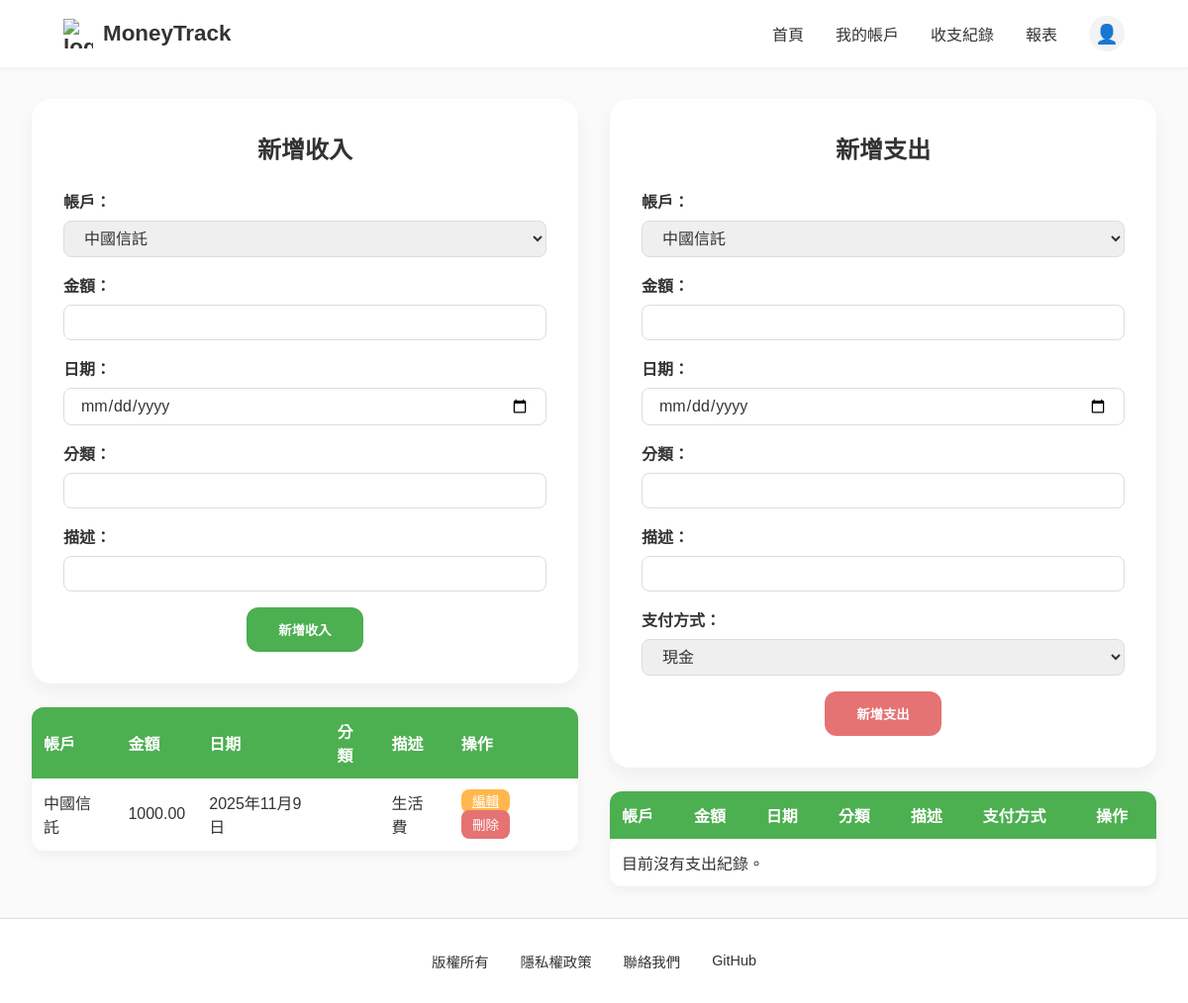
/moneytrack/finance/ (signed in), run on an earlier commit of the app's database.
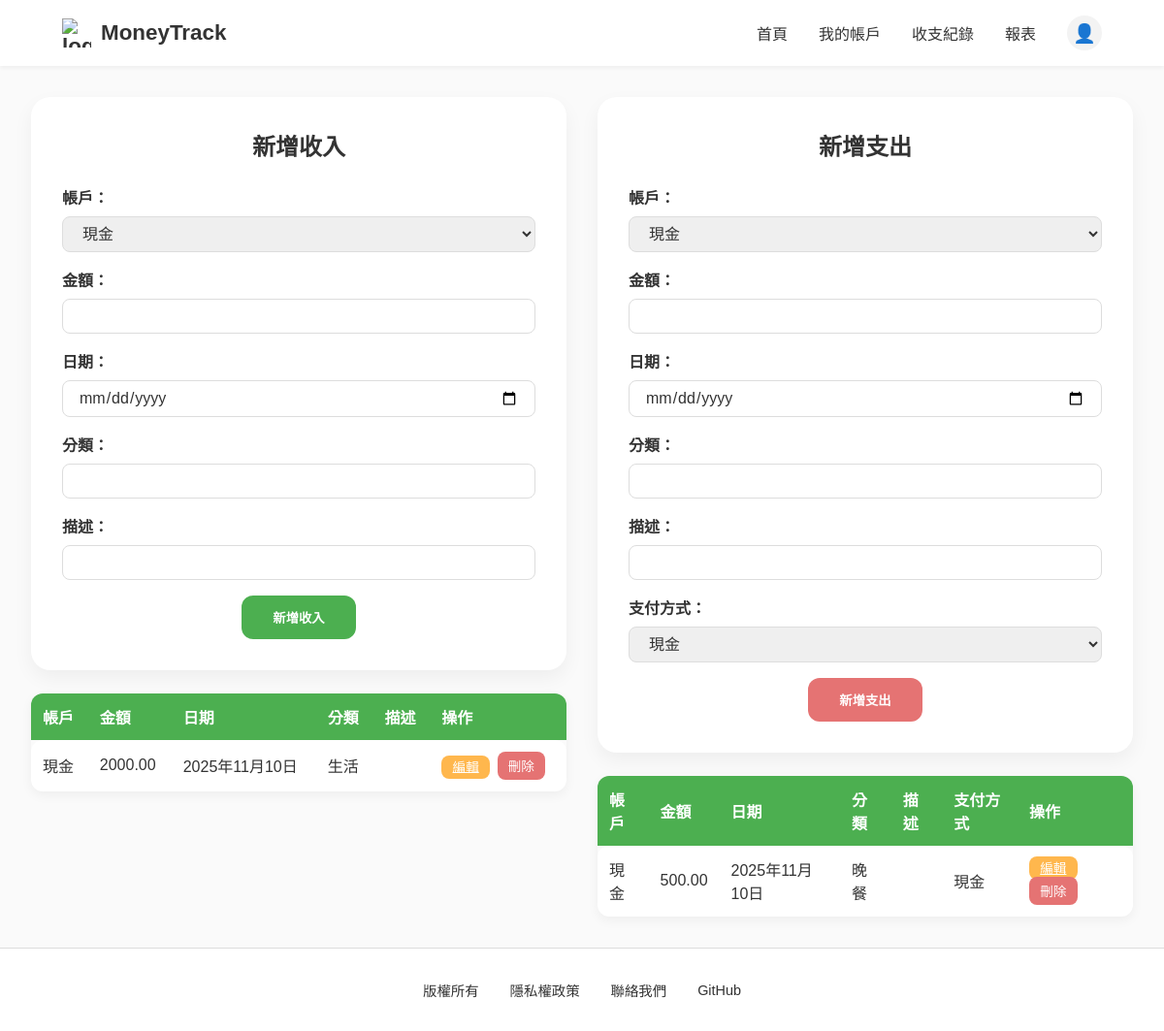
And on a later commit of the database.
### apps/moneytrack/models/income.py (models this page shows, shortened)
class Income(models.Model):
    account = models.ForeignKey(Account, on_delete=models.CASCADE, related_name='incomes', null=True, blank=True)
    amount = models.DecimalField(max_digits=12, decimal_places=2)
    date = models.DateField()
    category = models.CharField(max_length=30, blank=True)  # 可選分類
    description = models.TextField(blank=True)
    class Meta:
        verbose_name = '收入'
        verbose_name_plural = '收入'

### apps/moneytrack/models/account.py (models this page shows, shortened)
class Account(models.Model):
    user = models.ForeignKey(User, on_delete=models.CASCADE, related_name='accounts')
    bank_name = models.CharField(max_length=50)  # 例如：現金、中信銀行
    balance = models.DecimalField(max_digits=12, decimal_places=2, default=0)
    class Meta:
        verbose_name = '帳戶'
        verbose_name_plural = '帳戶'

### apps/moneytrack/models/expense.py (models this page shows, shortened)
class Expense(models.Model):
    account = models.ForeignKey(Account, on_delete=models.CASCADE, related_name='expenses', null=True, blank=True)
    amount = models.DecimalField(max_digits=12, decimal_places=2)
    date = models.DateField()
    category = models.CharField(max_length=30, blank=True)  # 可選分類
    description = models.TextField(blank=True)
    payment_method = models.CharField(
        max_length=20,
        default='現金',
        choices=[
            ('現金', '現金'),
            ('信用卡', '信用卡'),
            ('轉帳', '轉帳'),
        ]
    )
    class Meta:
        verbose_name = '支出'
        verbose_name_plural = '支出'

### apps/moneytrack/views.py (the view)
# urls.py: path('finance/', views.FinanceListView.as_view(), name='finance_list'),
class FinanceListView(LoginRequiredMixin, View):
    def get(self, request):
        accounts = Account.objects.filter(user=request.user)
        incomes = Income.objects.filter(account__in=accounts).order_by('-date')
        expenses = Expense.objects.filter(account__in=accounts).order_by('-date')
        return render(request, 'moneytrack/income_expense_form.html', {
            'accounts': accounts,
            'incomes': incomes,
            'expenses': expenses
        })

### apps/moneytrack/templates/moneytrack/income_expense_form.html (shortened to what this page needs)
{% extends "core/base.html" %}
{% block content %}
<div class="content-wrapper">
    <div class="card-wrapper">
        <div class="card-form">
            <h2>新增收入</h2>
            <form method="post" action="{% url 'moneytrack:add_income' %}">
                <label>帳戶：</label>
                <select name="account" id="income_account">
                    {% if accounts %}
                        {% for acc in accounts %}
                            <option value="{{ acc.id }}">{{ acc.bank_name }}</option>
                        {% endfor %}
                    {% else %}
                        <option value="new" selected>新增帳戶...</option>
                    {% endif %}
                </select>
                <label>金額：</label>
                <input type="number" step="0.01" name="amount" required>
                <label>日期：</label>
                <input type="date" name="date" required>
                <label>分類：</label>
                <input type="text" name="category">
                <label>描述：</label>
                <input type="text" name="description">
                <button type="submit" class="btn-center btn-income">新增收入</button>
            </form>
        </div>
        <table class="table-card">
            <thead>
                <tr>
                    <th>帳戶</th>
                    <th>金額</th>
                    <th>日期</th>
                    <th>分類</th>
                    <th>描述</th>
                    <th>操作</th>
                </tr>
            </thead>
            <tbody>
                {% for income in incomes %}
                <tr>
                    <td>{{ income.account.bank_name }}</td>
                    <td>{{ income.amount }}</td>
                    <td>{{ income.date }}</td>
                    <td>{{ income.category }}</td>
                    <td>{{ income.description }}</td>
                    <td>
                        <a href="{% url 'moneytrack:edit_income' income.id %}" class="btn-action btn-edit">編輯</a>
                        <form method="post" action="{% url 'moneytrack:delete_income' income.id %}" style="display:inline;">
                            <button type="submit" class="btn-action btn-delete">刪除</button>
                        </form>
                    </td>
                </tr>
                {% empty %}
                <tr>
                    <td colspan="6" class="text-center">目前沒有收入紀錄。</td>
                </tr>
                {% endfor %}
            </tbody>
        </table>
    </div>
    <div class="card-wrapper">
        <div class="card-form">
            <h2>新增支出</h2>
            <form method="post" action="{% url 'moneytrack:add_expense' %}">
                <label>帳戶：</label>
                <select name="account" id="expense_account">
                    {% if accounts %}
                        {% for acc in accounts %}
                            <option value="{{ acc.id }}">{{ acc.bank_name }}</option>
                        {% endfor %}
                    {% else %}
                        <option value="new" selected>新增帳戶...</option>
                    {% endif %}
                </select>
                <label>金額：</label>
                <input type="number" step="0.01" name="amount" required>
                <label>日期：</label>
                <input type="date" name="date" required>
                <label>分類：</label>
                <input type="text" name="category">
                <label>描述：</label>
                <input type="text" name="description">
                <label>支付方式：</label>
                <select name="payment_method">
                    <option value="現金">現金</option>
                </select>
                <button type="submit" class="btn-center btn-expense">新增支出</button>
            </form>
        </div>
        <table class="table-card">
            <thead>
                <tr>
                    <th>帳戶</th>
                    <th>金額</th>
                    <th>日期</th>
                    <th>分類</th>
                    <th>描述</th>
                    <th>支付方式</th>
                    <th>操作</th>
                </tr>
            </thead>
            <tbody>
                {% for expense in expenses %}
                <tr>
                    <td>{{ expense.account.bank_name }}</td>
                    <td>{{ expense.amount }}</td>
                    <td>{{ expense.date }}</td>
                    <td>{{ expense.category }}</td>
                    <td>{{ expense.description }}</td>
                    <td>{{ expense.payment_method }}</td>
                    <td>
                        <a href="{% url 'moneytrack:edit_expense' expense.id %}" class="btn-action btn-edit">編輯</a>
                        <form method="post" action="{% url 'moneytrack:delete_expense' expense.id %}" style="display:inline;">
                            <button type="submit" class="btn-action btn-delete">刪除</button>
                        </form>
                    </td>
                </tr>
                {% empty %}
                <tr>
                    <td colspan="7" class="text-center">目前沒有支出紀錄。</td>
                </tr>
                {% endfor %}
            </tbody>
        </table>
    </div>
</div>
{% endblock %}

### apps/core/templates/core/base.html (shortened to what this page needs)
<!DOCTYPE html>
<html lang="zh-Hant">
<head>
</head>
<body>
  <nav>
    <div class="nav-left">
      <div class="logo">
        <img src="https://cdn-icons-png.flaticon.com/512/1170/1170678.png" alt="logo">
        MoneyTrack
      </div>
    </div>
    <div class="nav-links">
      <a href="#">首頁</a>
      <a href="#">我的帳戶</a>
      <a href="#">收支紀錄</a>
      <a href="#">報表</a>
      <div class="user-icon">👤</div>
    </div>
  </nav>
  {% block content %}{% endblock %}
  <footer>
    <a href="#">版權所有</a>
    <a href="#">隱私權政策</a>
    <a href="#">聯絡我們</a>
    <a href="#">GitHub</a>
  </footer>
</body>
</html>

### apps/core/templates/core/base.html (style rules this page uses)
* { margin: 0; padding: 0; box-sizing: border-box; font-family: 'Noto Sans TC', sans-serif; color: #333; }
body { background-color: #fafafa; overflow-x: hidden; }
nav { display: flex; justify-content: space-between; align-items: center; padding: 1rem 4rem; background-color: white; box-shadow: 0 2px 4px rgba(0,0,0,0.05); position: sticky; top: 0; z-index: 10; }
.nav-left { display: flex; align-items: center; gap: 20px; }
.logo { display: flex; align-items: center; gap: 10px; font-size: 1.4rem; font-weight: 700; }
.logo img { width: 30px; height: 30px; }
.nav-links { display: flex; gap: 2rem; margin-left: auto; align-items: center; }
.nav-links a { text-decoration: none; font-weight: 500; transition: color 0.3s; }
.user-icon { width: 36px; height: 36px; background-color: #f3f3f3; border-radius: 50%; display: flex; justify-content: center; align-items: center; font-size: 1.2rem; cursor: pointer; transition: background-color 0.3s, transform 0.3s; }
footer { background-color: white; text-align: center; padding: 2rem; font-size: 0.9rem; border-top: 1px solid #ddd; display: flex; justify-content: center; align-items: center; gap: 2rem; flex-wrap: wrap; }
footer a { text-decoration: none; color: #333; }

### apps/moneytrack/templates/moneytrack/income_expense_form.html (style rules this page uses)
.content-wrapper { display: flex; gap: 2rem; flex-wrap: wrap; justify-content: center; padding: 2rem; }
.card-wrapper { flex: 1; min-width: 350px; display: flex; flex-direction: column; gap: 1.5rem; }
.card-form { background-color: white; padding: 2rem; border-radius: 20px; box-shadow: 0 8px 20px rgba(0,0,0,0.05); animation: fadeUp 1s ease; }
.card-form h2 { text-align: center; margin-bottom: 1.5rem; }
.card-form label { font-weight: 600; margin-bottom: 0.5rem; display: block; }
.card-form input, .card-form select { width: 100%; padding: 0.5rem 1rem; border-radius: 8px; border: 1px solid #ddd; margin-bottom: 1rem; font-size: 1rem; }
.btn-center { display: block; margin: 0 auto; padding: 0.8rem 2rem; border: none; border-radius: 12px; font-weight: 600; cursor: pointer; transition: transform 0.2s, background-color 0.3s; }
.btn-income { background-color: #4CAF50; color: white; }
.btn-expense { background-color: #e57373; color: white; }
.table-card { width: 100%; border-collapse: separate; border-spacing: 0; border-radius: 12px; overflow: hidden; box-shadow: 0 4px 12px rgba(0,0,0,0.05); }
.table-card th { background-color: #4CAF50; color: white; padding: 0.75rem; text-align: left; }
.table-card td { background-color: white; padding: 0.75rem; }
.table-card tr td:first-child { border-top-left-radius: 12px; border-bottom-left-radius: 12px; }
.table-card tr td:last-child { border-top-right-radius: 12px; border-bottom-right-radius: 12px; }
.btn-action { border: none; padding: 0.3rem 0.7rem; border-radius: 8px; font-size: 0.85rem; cursor: pointer; transition: transform 0.2s; margin-right: 0.2rem; }
.btn-edit { background-color: #ffb74d; color: white; }
.btn-delete { background-color: #e57373; color: white; }

What changed in the data, as far as the page shows it:
removed Income: account.bank_name "中國信託", amount "1000.00", date "2025年11月9日", description "生活費"
added Income: account.bank_name "現金", amount "2000.00", date "2025年11月10日", category "生活"
added Expense: account.bank_name "現金", amount "500.00", date "2025年11月10日", category "晚餐", payment_method "現金"
Also different on the page:
form field account: "中國信託" → "現金"
text no longer shown: "目前沒有支出紀錄。"
